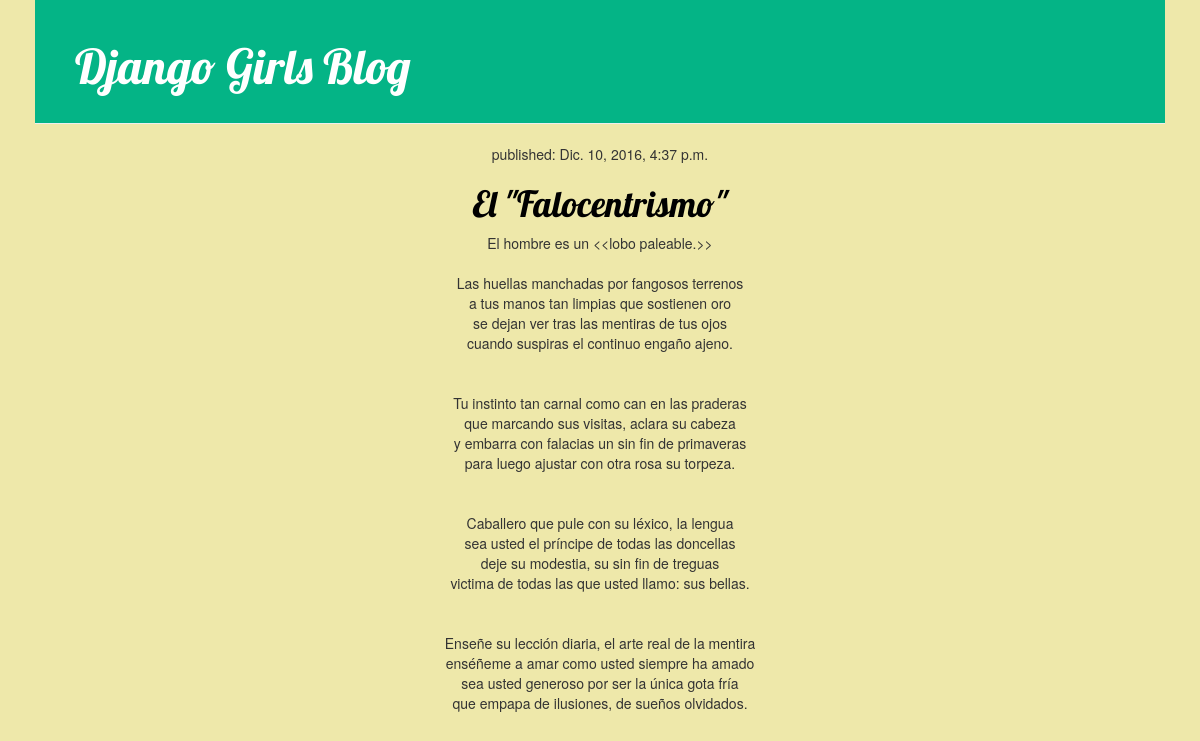
The page / on the database its author committed.
### blog/models.py (models this page shows, shortened)
class Post(models.Model):
	author = models.ForeignKey('auth.User')
	title = models.CharField(max_length=200)
	text = models.TextField()
	created_date = models.DateTimeField(
		default=timezone.now)
	published_date = models.DateTimeField(
		blank=True, null=True)

### blog/views.py (the view)
# urls.py: url(r'^$', views.post_list),
def post_list(request):
        posts = Post.objects.filter(published_date__lte=timezone.now()).order_by('published_date')
        return render(request, 'blog/post_list.html', {'posts': posts})

### blog/templates/blog/post_list.html (shortened to what this page needs)
{% load staticfiles %}
<html>
        <head>
            <link rel="stylesheet" href="//maxcdn.bootstrapcdn.com/bootstrap/3.2.0/css/bootstrap.min.css">
            <link rel="stylesheet" href="//maxcdn.bootstrapcdn.com/bootstrap/3.2.0/css/bootstrap-theme.min.css">
            <link rel="stylesheet" href="{% static 'css/blog.css' %}">
        </head>
        <body>
            <div class="page-header">
                <h1><a href="/">Django Girls Blog</a></h1>
            </div>
        {% for post in posts %}
            <div class="post">
                <p>published: {{ post.published_date }}</p>
                <h1><a href="">{{ post.title }}</a></h1>
                <p>{{ post.text|linebreaksbr }}</p>
            </div>
        {% endfor %}
        </body>
    </html>

### blog/static/css/blog.css (style rules this page uses)
h1 a { color: #FCA205; font-family: 'Lobster'; }
body { padding-left: 35px; padding-right: 35px; background: #EEE8AA; }
.page-header { background-color: #04B486; margin-top: 0; padding: 20px 20px 20px 40px; }
.page-header h1, .page-header h1 a, .page-header h1 a:visited, .page-header h1 a:active { color: #ffffff; font-size: 36pt; text-decoration: none; }
h1, h2, h3, h4 { font-family: 'Lobster', cursive; }
.post { margin-bottom: 70px; text-align : center; }
.post h1 a, .post h1 a:visited { color: #000000; }

### rows shown on the page
Post: published_date "Dic. 10, 2016, 4:37 p.m.", title "El \"Falocentrismo\"", text "El hombre es un <<lobo paleable.>> Las huellas manchadas por fangosos terrenos a tus manos tan limpias que sostienen oro se dejan ver tras las mentiras de tus ojos cuando suspiras el continuo engaño ajeno. Tu instinto tan carnal como can en las praderas que marcando sus visitas, aclara su cabeza y embarra con falacias un sin fin de primaveras para luego ajustar con otra rosa su torpeza. Caballero que pule con su léxico, la lengua sea usted el príncipe de todas las doncellas deje su modestia, su sin fin de treguas victima de todas las que usted llamo: sus bellas. Enseñe su lección diaria, el arte real de la mentira enséñeme a amar como usted siempre ha amado sea usted generoso por ser la…"
